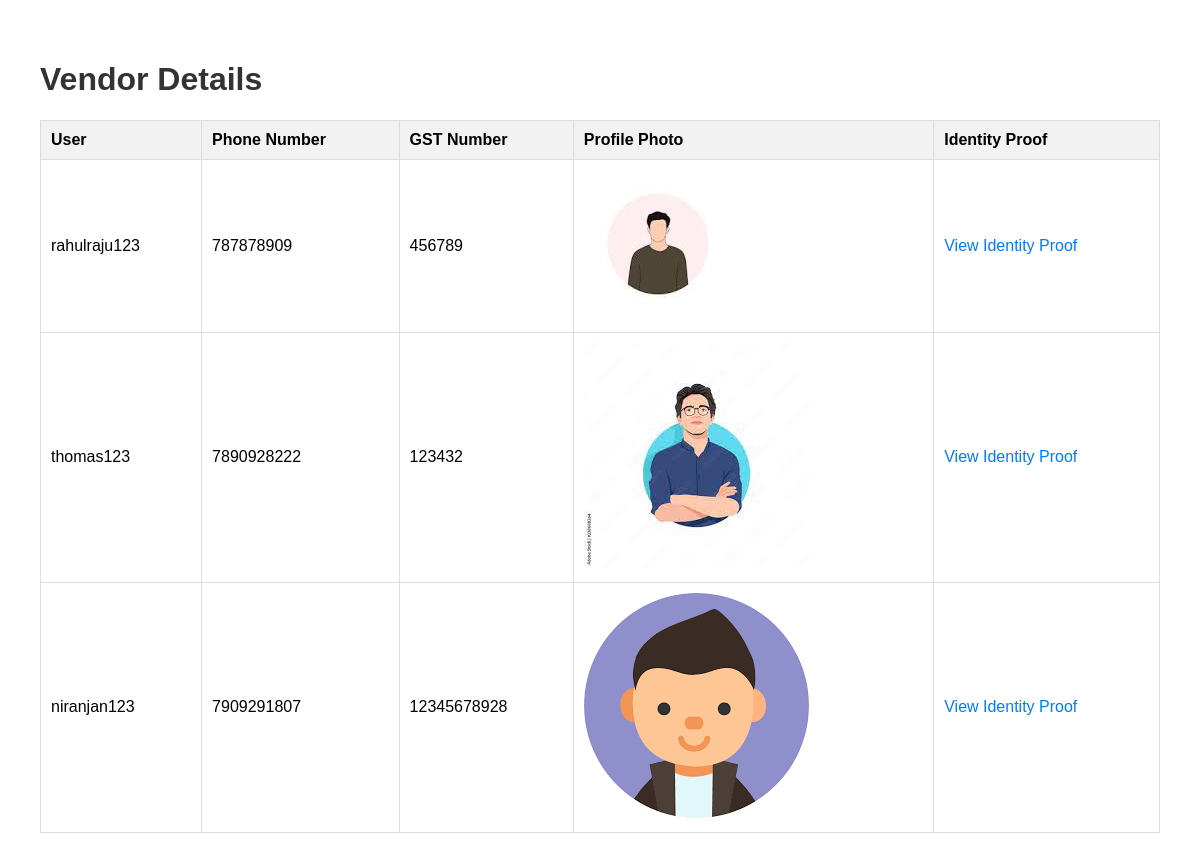
Page /vendor_details.html on the committed database.
### watersystemapp/models.py (models this page shows, shortened)
class VendorDetails(models.Model):
    user = models.ForeignKey(CustomUser, on_delete=models.CASCADE)
    phone_number = models.CharField(max_length=15)
    gst_number = models.CharField(max_length=15)
    profile_photo = models.ImageField(upload_to='vendor_profile_photos/')
    identity_proof = models.FileField(upload_to='vendor_identity_proofs/')

class CustomUser(AbstractUser):
    firstname = models.TextField(max_length=100, default="")
    lastname = models.TextField(max_length=100, default="")
    username = models.CharField(max_length=30, unique=True)
    email = models.EmailField(max_length=254, unique=True)
    role = models.CharField(max_length=100,default="")
    password = models.CharField(max_length=128, default="")

### watersystemapp/views.py (the view)
# urls.py: path('vendor_details.html', views.vendor_details, name='vendor_details'),
def vendor_details(request):
    vendor_details_list = VendorDetails.objects.all()
    context = {
        'vendor_details_list': vendor_details_list,
    }
    return render(request, 'vendor_details.html', context)

### templates/vendor_details.html (shortened to what this page needs)
<!DOCTYPE html>
<html lang="en">
<head>
</head>
<body>
    <h1>Vendor Details</h1>
    <table>
        <tr>
            <th>User</th>
            <th>Phone Number</th>
            <th>GST Number</th>
            <th>Profile Photo</th>
            <th>Identity Proof</th>
        </tr>
        {% for vendor_details in vendor_details_list %}
            <tr>
                <td>{{ vendor_details.user.username }}</td>
                <td>{{ vendor_details.phone_number }}</td>
                <td>{{ vendor_details.gst_number }}</td>
                <td><img src="{{ vendor_details.profile_photo.url }}" alt="Profile Photo"></td>
                <td><a href="{{ vendor_details.identity_proof.url }}" target="_blank">View Identity Proof</a></td>
            </tr>
        {% endfor %}
    </table>
</body>
</html>

### templates/vendor_details.html (style rules this page uses)
body { font-family: 'Arial', sans-serif; margin: 20px; padding: 20px; }
h1 { color: #333; }
table { width: 100%; border-collapse: collapse; margin-top: 20px; }
th, td { border: 1px solid #ddd; padding: 10px; text-align: left; }
th { background-color: #f2f2f2; }
img { max-width: 100%; height: auto; }
a { color: #007BFF; text-decoration: none; }

### rows in the picture
VendorDetails: user.username "rahulraju123", phone_number "787878909", gst_number "456789", profile_photo (picture)
VendorDetails: user.username "thomas123", phone_number "7890928222", gst_number "123432", profile_photo (picture)
VendorDetails: user.username "niranjan123", phone_number "7909291807", gst_number "12345678928", profile_photo (picture)
